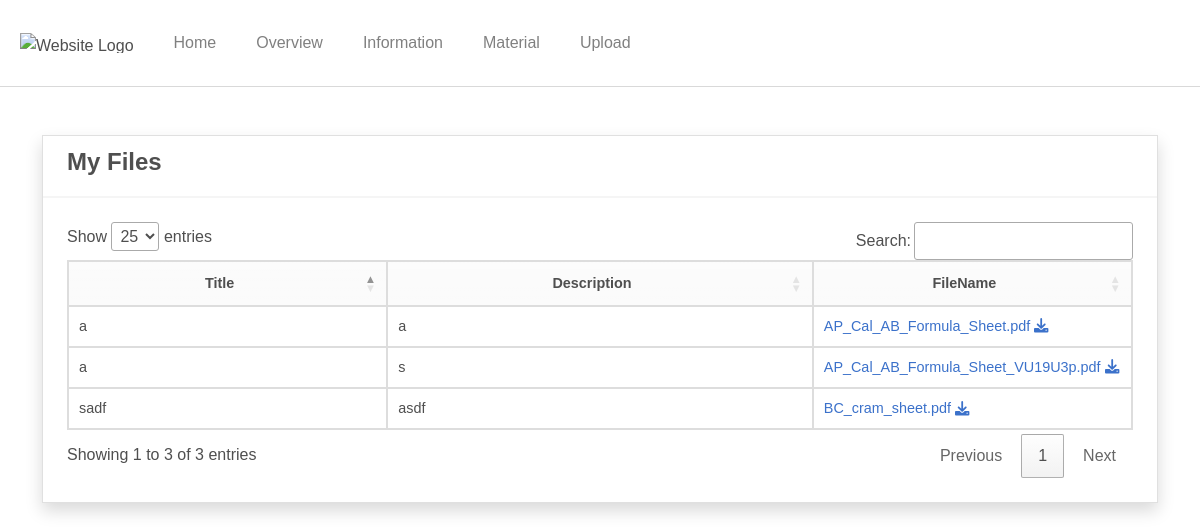
/course/2/material (signed in), run on the app's committed database.
### learning/models.py (models this page shows, shortened)
class MaterialPost(models.Model):
    course_title = models.ForeignKey(Course, related_name="materials", on_delete=models.CASCADE)
    title = models.CharField(max_length=250)
    description = models.TextField(blank=True, null=True)
    file_path = models.FileField(upload_to='uploads/', blank=True, null=True)
    date_created = models.DateTimeField(default=timezone.now)
    date_updated = models.DateTimeField(auto_now=True)

### learning/views.py (the view)
# urls.py: path('course/<int:course_id>/material', views.material_page, name='course_material'),
def material_page(request, course_id):
    course = get_object_or_404(Course, course_id=course_id)
    user = cast(CustomUser, request.user)
    if course not in user.subscriptions.all():
        return redirect(reverse('purchase'))
    posts = MaterialPost.objects.filter(course_title=course).all()
    context = {'posts': posts, 'postsLen': posts.count(), 'course': course}
    return render(request, 'material_page.html', context)

### learning/templatetags/customfilter.py (called while the page is built)
@register.filter
def replaceBlank(value, stringVal=""):
    value = str(value).replace(stringVal, '')
    return value

### learning/templates/material_page.html (shortened to what this page needs)
{% extends 'course_header.html' %}{% load static %} {% load customfilter %}
{% block css %}
    <link rel="stylesheet" href="https://cdnjs.cloudflare.com/ajax/libs/bootstrap/5.1.3/css/bootstrap.min.css">
    <link rel="stylesheet" href="https://cdnjs.cloudflare.com/ajax/libs/mdb-ui-kit/6.1.0/mdb.min.css">
    <link rel="stylesheet" href="https://cdn.datatables.net/1.11.5/css/jquery.dataTables.min.css">
    <link rel="stylesheet" href="https://cdnjs.cloudflare.com/ajax/libs/select2/4.1.0-rc.0/css/select2.min.css">
    <link rel="stylesheet" href="https://cdnjs.cloudflare.com/ajax/libs/font-awesome/6.0.0-beta3/css/all.min.css">
    <link rel="stylesheet" href="{% static 'css/table.css' %}">
{% endblock %}
{% block content %}
    <main class="py-5">
        <div class="container mb-3">
            <section class="">
                <div class="row">
                    <div class="col-lg-12 col-md-12 col-sm-12 col-xs-12">
                        <div class="card card-default border rounded-0 shadow">
                            <div class="card-header">
                                <h4 class="card-title"><b>My Files</b></h4>
                            </div>
                            <div class="card-body">
                                <table class="table table-bordered" id="file-table">
                                    <colgroup>
                                        <col width="30%">
                                        <col width="40%">
                                        <col width="30%">
                                    </colgroup>
                                    <thead>
                                    <tr class="bg-gradient bg-light">
                                        <th class=text-center>Title</th>
                                        <th class=text-center>Description</th>
                                        <th class=text-center>FileName</th>
                                    </tr>
                                    </thead>
                                    <tbody>
                                    {% for post in posts %}
                                        <tr>
                                            <td class="text-start">{{ post.title }}</td>
                                            <td class="text-start">{{ post.description }}</td>
                                            <td class="text-start"><a href="{{ post.file_path.url }}"
                                                                      download="{{ post.file_path|replaceBlank:'uploads/' }}">{{ post.file_path|replaceBlank:'uploads/' }}
                                                <i class="fa fa-download"></i></a></td>
                                        </tr>
                                    {% endfor %}
                                    </tbody>
                                </table>
                            </div>
                        </div>
                    </div>
                </div>
            </section>
        </div>
    </main>
{% endblock %}

### static/css/table.css (style rules this page uses)
#file-table { border: 1px solid #ddd; }
#file-table td, #file-table th { border: 1px solid #ddd; }

### static/css/course_layout.css (style rules this page uses)
body { margin: 0; font-family: Arial, sans-serif; }

### data on the page
MaterialPost: title "a", description "a", file_path "AP_Cal_AB_Formula_Sheet.pdf"
MaterialPost: title "a", description "s", file_path "AP_Cal_AB_Formula_Sheet_VU19U3p.pdf"
MaterialPost: title "sadf", description "asdf", file_path "BC_cram_sheet.pdf"
